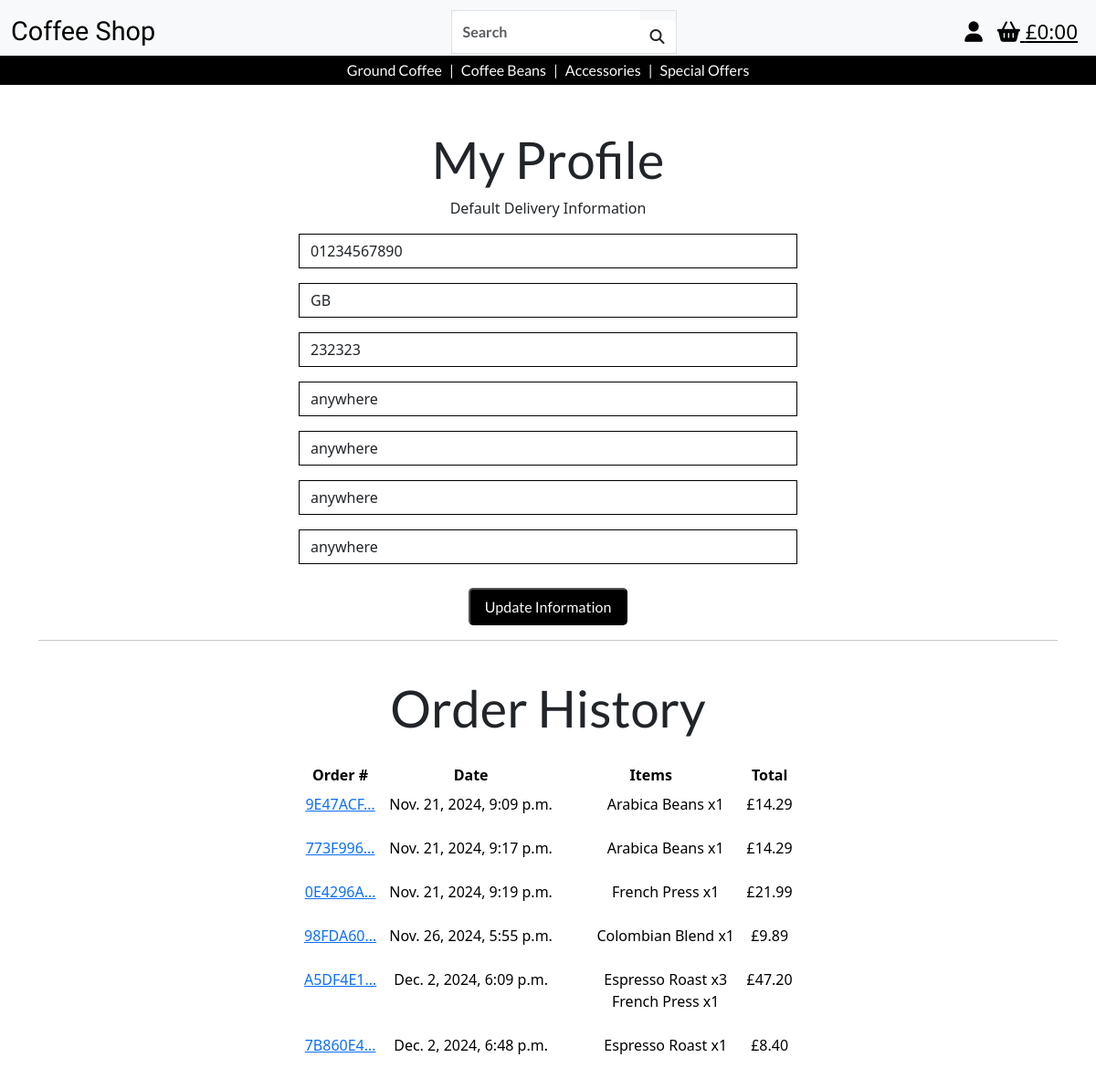
Page /profiles/ (signed in) on the committed database.
### profiles/models.py (models this page shows, shortened)
class UserProfile(models.Model):
    user = models.OneToOneField(User, on_delete=models.CASCADE)
    default_phone_number = models.CharField(max_length=20, null=True, blank=True)
    default_country = models.CharField(max_length=40, null=True, blank=True)
    default_postcode = models.CharField(max_length=20, null=True, blank=True)
    default_town_or_city = models.CharField(max_length=40, null=True, blank=True)
    default_street_address1 = models.CharField(max_length=80, null=True, blank=True)
    default_street_address2 = models.CharField(max_length=80, null=True, blank=True)
    default_county = models.CharField(max_length=80, null=True, blank=True)

### checkout/models.py (models this page shows, shortened)
class Order(models.Model):
    order_number = models.CharField(max_length=32, null=False, editable=False)
    user_profile = models.ForeignKey(
        UserProfile, on_delete=models.SET_NULL, null=True, blank=True, related_name='orders')
    full_name = models.CharField(max_length=50, null=False, blank=False)
    email = models.EmailField(max_length=254, null=False, blank=False)
    phone_number = models.CharField(max_length=20, null=False, blank=False)
    country = models.CharField(max_length=40, null=False, blank=False)
    postcode = models.CharField(max_length=20, null=True, blank=True)
    town_or_city = models.CharField(max_length=40, null=False, blank=False)
    street_address1 = models.CharField(max_length=80, null=False, blank=False)
    street_address2 = models.CharField(max_length=80, null=True, blank=True)
    county = models.CharField(max_length=80, null=True, blank=True)
    date = models.DateTimeField(auto_now_add=True)
    delivery_cost = models.DecimalField(
        max_digits=6, decimal_places=2, null=False, default=0)
    order_total = models.DecimalField(
        max_digits=10, decimal_places=2, null=False, default=0)
    grand_total = models.DecimalField(
        max_digits=10, decimal_places=2, null=False, default=0)
    original_bag = models.TextField(null=False, blank=False, default='')
    stripe_pid = models.CharField(
        max_length=254, null=False, blank=False, default='')

class OrderLineItem(models.Model):
    order = models.ForeignKey(Order, null=False, blank=False,
                              on_delete=models.CASCADE, related_name='lineitems')
    product = models.ForeignKey(
        Product, null=False, blank=False, on_delete=models.CASCADE)
    quantity = models.IntegerField(null=False, blank=False, default=0)
    lineitem_total = models.DecimalField(
        max_digits=6, decimal_places=2, null=False, blank=False, editable=False)
    discounted_price = models.DecimalField(
        max_digits=6, decimal_places=2, null=True, blank=True, editable=False)

### products/models.py (models this page shows, shortened)
class Product(models.Model):
    category = models.ForeignKey(
        'Category', null=True, blank=True, on_delete=models.SET_NULL)
    sku = models.CharField(max_length=254, null=True, blank=True, unique=True)
    product_name = models.CharField(max_length=254)
    description = models.TextField()
    price = models.DecimalField(max_digits=6, decimal_places=2)
    image_url = models.URLField(max_length=1024, null=True, blank=True)
    image = models.ImageField(null=True, blank=True)

### profiles/views.py (the view)
# urls.py: path('', views.profile, name='profile'),
@login_required
def profile(request):
    profile = get_object_or_404(UserProfile, user=request.user)
    if request.method == 'POST':
        form = UserProfileForm(request.POST, instance=profile)
        if form.is_valid():
            form.save()
            messages.success(request, 'Profile updated successfully')
    else:
        form = UserProfileForm(instance=profile)
    orders = profile.orders.all()
    template = 'profiles/profile.html'
    context = {
        'form': form,
        'orders': orders,
    }
    return render(request, template, context)

### profiles/forms.py
class UserProfileForm(forms.ModelForm):
    class Meta:
        model = UserProfile
        exclude = ('user',)
    def __init__(self, *args, **kwargs):
        super().__init__(*args, **kwargs)
        placeholders = {
            'default_phone_number': 'Phone Number',
            'default_postcode': 'Postal Code',
            'default_town_or_city': 'Town or City',
            'default_street_address1': 'Street Address 1',
            'default_street_address2': 'Street Address 2',
            'default_county': 'County, State or Locality',
        }
        self.fields['default_phone_number'].widget.attrs['autofocus'] = True
        for field in self.fields:
            if field != 'default_country':
                if self.fields[field].required:
                    placeholder = f'{placeholders[field]} *'
                else:
                    placeholder = placeholders[field]
                self.fields[field].widget.attrs['placeholder'] = placeholder
            self.fields[field].widget.attrs['class'] = 'border-black rounded-0 profile-form-input'
            self.fields[field].label = False

### bag/contexts.py (called while the page is built, shortened)
def bag_contents(request):
    bag_items = []
    total = 0
    product_count = 0
    bag = request.session.get('bag', {})
    if total < settings.FREE_DELIVERY_THRESHOLD:
        delivery = total * Decimal(settings.STANDARD_DELIVERY_PERCENTAGE / 100)
        free_delivery_delta = settings.FREE_DELIVERY_THRESHOLD - total
    else:
        delivery = 0
        free_delivery_delta = 0
    grand_total = delivery + total
    context = {
        'bag_items' : bag_items,
        'total' : total,
        'product_count' : product_count,
        'delivery': delivery,
        'free_delivery_delta' : free_delivery_delta,
        'free_delivery_threshold' : settings.FREE_DELIVERY_THRESHOLD,
        'grand_total' : grand_total,
    }
    return context

### profiles/templates/profiles/profile.html
{% extends 'base.html' %} {% load static %} {% block content %}
<div class="container text-center">
  <div class="row justify-content-center">
    <div class="col-12 col-lg-6">
      <h1 class="mt-5 header">My Profile</h1>
      <p>Default Delivery Information</p>
      <form
        class="mt-3"
        action="{% url 'profile' %}"
        method="POST"
        id="profile-update-form"
      >
        {% csrf_token %} {{ form|crispy }}
        <button class="button">Update Information</button>
      </form>
    </div>
  </div>
  <hr>
  <div class="row justify-content-center">
    <div class="col-12 col-lg-6">
      <h5 class="m-4 header">Order History</h5>
      <div class="table-responsive">
        <table class="table table-sm table-borderless">
          <thead>
            <th>Order #</th>
            <th>Date</th>
            <th>Items</th>
            <th>Total</th>
          </thead>
          <tbody>
            {% for order in orders %}
            <tr>
              <td>
                <a
                  href="{% url 'order_history' order.order_number %}"
                  title="{{ order.order_number }}"
                  class="site-link"
                >
                  {{ order.order_number|truncatechars:8 }}
                </a>
              </td>
              <td>{{ order.date }}</td>
              <td>
                <ul>
                  {% for item in order.lineitems.all %}
                  <li>
                    {{item.product.product_name}} x{{ item.quantity }}
                  </li>
                  {% endfor %}
                </ul>
              </td>
              <td>£{{ order.grand_total }}</td>
            </tr>
            {% endfor %}
          </tbody>
        </table>
      </div>
    </div>
  </div>
</div>
{% endblock %}

### static/css/base.css (style rules this page uses)
button, .button { color: #f8f9fa; font-family: "lato", sans-serif; font-weight: 400; text-decoration: none; background-color: black; padding: 0.4rem 1rem; border-radius: 5px; margin-top: 10px; }
.header { font-size:3.5rem; font-family: 'lato', sans-serif; }
li { list-style-type: none; }

### rows in the picture
UserProfile: default_phone_number "01234567890", default_country "GB", default_postcode "232323", default_town_or_city "anywhere", default_street_address1 "anywhere", default_street_address2 "anywhere", default_county "anywhere"
Order: order_number "9E47ACF…", date "Nov. 21, 2024, 9:09 p.m.", grand_total "14.29"
OrderLineItem: product.product_name "Arabica Beans", quantity "1"
Order: order_number "773F996…", date "Nov. 21, 2024, 9:17 p.m.", grand_total "14.29"
OrderLineItem: product.product_name "Arabica Beans", quantity "1"
Order: order_number "0E4296A…", date "Nov. 21, 2024, 9:19 p.m.", grand_total "21.99"
OrderLineItem: product.product_name "French Press", quantity "1"
Order: order_number "98FDA60…", date "Nov. 26, 2024, 5:55 p.m.", grand_total "9.89"
OrderLineItem: product.product_name "Colombian Blend", quantity "1"
Order: order_number "A5DF4E1…", date "Dec. 2, 2024, 6:09 p.m.", grand_total "47.20"
OrderLineItem: product.product_name "Espresso Roast", quantity "3"
OrderLineItem: product.product_name "French Press", quantity "1"
Order: order_number "7B860E4…", date "Dec. 2, 2024, 6:48 p.m.", grand_total "8.40"
OrderLineItem: product.product_name "Espresso Roast", quantity "1"
